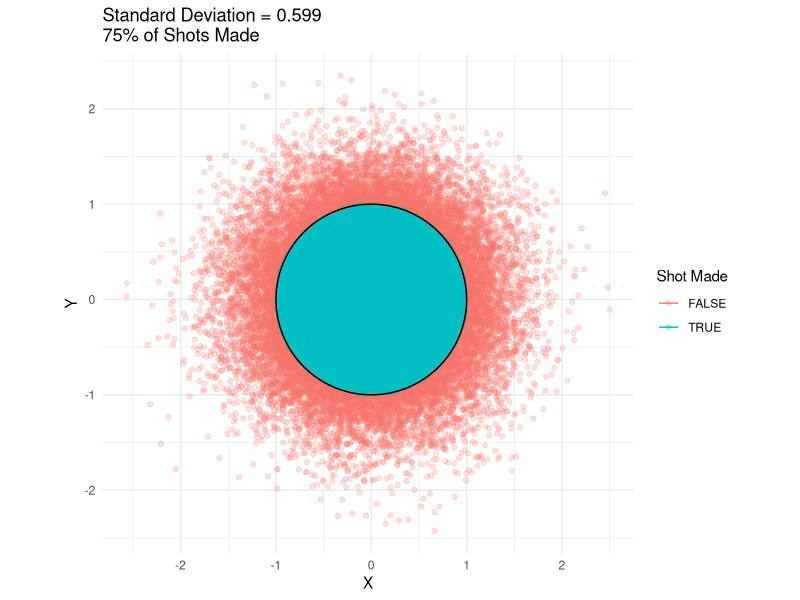
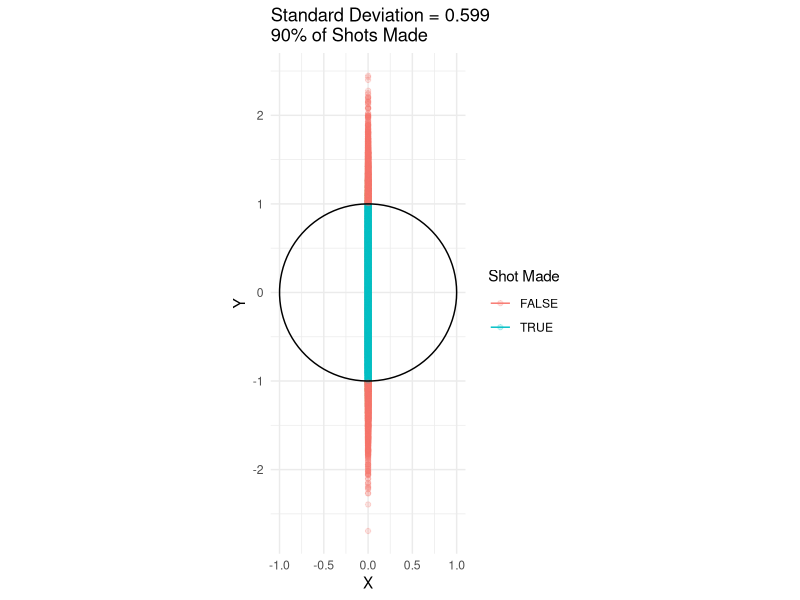

Write the R code that produced these figures, in order.
require(dplyr)
require(magrittr)
require(ggplot2)

rm(list = ls())

set.seed(11091987)

# number of trials
n_trial <- 50000

# function to determine if shot is inside rim
shot_made <- function(shots, radius = 1, center_x = 0, center_y = 0){
  (shots[,1] - center_x)^2 + (shots[,2] - center_y)^2 < radius^2
}

# function to find probability of making free throw based on
# random normal distributions with mean = 0 and varying sd
shot_prob <- function(sd_val, n_trial = 100){
  shots <- cbind(rnorm(n_trial, mean = 0, sd = sd_val),
                 rnorm(n_trial, mean = 0, sd = sd_val))
  sum(shot_made(shots)) / n_trial
}

# function to draw circle in ggplot
circleFun <- function(center = c(0, 0), radius = 1, npoints = 100){
  tt <- seq(0, 2*pi, length.out = npoints)
  xx <- center[1] + radius * cos(tt)
  yy <- center[2] + radius * sin(tt)
  return(data_frame(x = xx, y = yy))
}

# function to generate shot plot
shot_plot <- function(sd = 1, n_trial = 100, granny = FALSE){
  if(granny == TRUE){
    dat <- data_frame(x = 0,
                      y = rnorm(n_trial, mean = 0, sd = sd),
                      made = shot_made(cbind(x, y)))
  } else {
    dat <- data_frame(x = rnorm(n_trial, mean = 0, sd = sd),
               y = rnorm(n_trial, mean = 0, sd = sd),
               made = shot_made(cbind(x, y)))
  }
  
  pct_made <- round(sum(dat$made) / n_trial * 100)
   
  ggplot(dat, aes(x, y, color = made)) +
    geom_point(alpha = .2) +
    geom_path(data = circleFun(), aes(x, y, color = NULL)) +
    coord_equal() +
    labs(title = paste0("Standard Deviation = ", round(sd, digits = 3), "\n",
                       pct_made, "% of Shots Made"),
         x = "X",
         y = "Y",
         color = "Shot Made") +
    theme_minimal()
}

# shot attempts - need to know what sd equals 75% probability of making free throw
## sd values to test
sd_vals <- seq(0, 1, by = .001)

shot_probs <- lapply(sd_vals, shot_prob, n_trial = n_trial) %>%
  unlist %>%
  data_frame(sd = sd_vals,
             prob = .) %>%
  # sort so that the sd closest to 75% probability is first row
  arrange(abs(.75 - prob))

# given sd, calculate probability of successful shot if no error on x-axis
shots <- cbind(0, rnorm(n_trial, mean = 0, sd = shot_probs$sd[1]))
sum(shot_made(shots)) / n_trial

# improvement over NBA average
sum(shot_made(shots)) / n_trial - shot_probs$prob[1]

# plot NBA average
shot_plot(sd = shot_probs$sd[1], n_trial = n_trial)

# plot granny shots
shot_plot(sd = shot_probs$sd[1], n_trial = n_trial, granny = TRUE)





